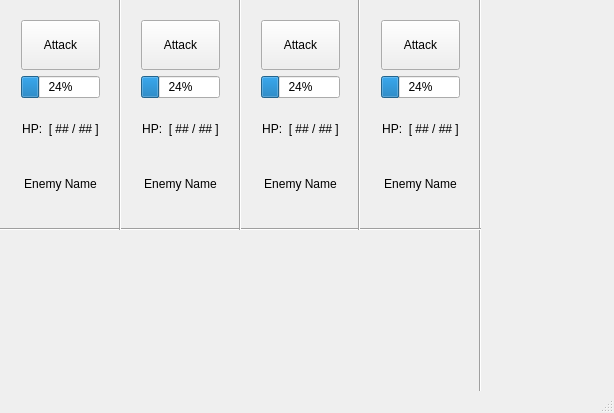
<?xml version="1.0" encoding="UTF-8"?>
<ui version="4.0">
 <class>Game_Screen</class>
 <widget class="QMainWindow" name="Game_Screen">
  <property name="geometry">
   <rect>
    <x>0</x>
    <y>0</y>
    <width>614</width>
    <height>413</height>
   </rect>
  </property>
  <property name="minimumSize">
   <size>
    <width>614</width>
    <height>413</height>
   </size>
  </property>
  <property name="maximumSize">
   <size>
    <width>614</width>
    <height>413</height>
   </size>
  </property>
  <property name="windowTitle">
   <string>Game_Screen</string>
  </property>
  <widget class="QWidget" name="centralWidget">
   <widget class="QStackedWidget" name="stackedWidget">
    <property name="geometry">
     <rect>
      <x>0</x>
      <y>-1</y>
      <width>721</width>
      <height>471</height>
     </rect>
    </property>
    <property name="currentIndex">
     <number>1</number>
    </property>
    <widget class="QWidget" name="page">
     <widget class="QPushButton" name="characterCreator_Button">
      <property name="geometry">
       <rect>
        <x>320</x>
        <y>20</y>
        <width>281</width>
        <height>61</height>
       </rect>
      </property>
      <property name="text">
       <string>Submit</string>
      </property>
     </widget>
     <widget class="QTabWidget" name="tabWidget">
      <property name="geometry">
       <rect>
        <x>10</x>
        <y>90</y>
        <width>591</width>
        <height>131</height>
       </rect>
      </property>
      <property name="currentIndex">
       <number>0</number>
      </property>
      <widget class="QWidget" name="tab_3">
       <attribute name="title">
        <string>Human</string>
       </attribute>
       <widget class="QPushButton" name="humanButton">
        <property name="geometry">
         <rect>
          <x>490</x>
          <y>10</y>
          <width>91</width>
          <height>81</height>
         </rect>
        </property>
        <property name="font">
         <font>
          <pointsize>10</pointsize>
          <weight>75</weight>
          <bold>true</bold>
         </font>
        </property>
        <property name="text">
         <string>Be a Human</string>
        </property>
       </widget>
       <widget class="QLabel" name="label">
        <property name="geometry">
         <rect>
          <x>10</x>
          <y>10</y>
          <width>471</width>
          <height>81</height>
         </rect>
        </property>
        <property name="font">
         <font>
          <pointsize>14</pointsize>
          <weight>75</weight>
          <bold>true</bold>
         </font>
        </property>
        <property name="text">
         <string>Humans are the most common race in the realm.  With no special charactaristics, they are entirely average.</string>
        </property>
        <property name="textFormat">
         <enum>Qt::RichText</enum>
        </property>
        <property name="scaledContents">
         <bool>true</bool>
        </property>
        <property name="alignment">
         <set>Qt::AlignCenter</set>
        </property>
        <property name="wordWrap">
         <bool>true</bool>
        </property>
        <property name="buddy">
         <cstring>humanButton</cstring>
        </property>
       </widget>
      </widget>
      <widget class="QWidget" name="tab_4">
       <attribute name="title">
        <string>Dwarf</string>
       </attribute>
       <widget class="QLabel" name="label_2">
        <property name="geometry">
         <rect>
          <x>10</x>
          <y>10</y>
          <width>471</width>
          <height>81</height>
         </rect>
        </property>
        <property name="font">
         <font>
          <pointsize>14</pointsize>
          <weight>75</weight>
          <bold>true</bold>
         </font>
        </property>
        <property name="text">
         <string>Dwarves are the stout, burly miners from the secluded mountains.  A hard life of smithing and mining makes them stronger than most</string>
        </property>
        <property name="textFormat">
         <enum>Qt::RichText</enum>
        </property>
        <property name="scaledContents">
         <bool>true</bool>
        </property>
        <property name="alignment">
         <set>Qt::AlignCenter</set>
        </property>
        <property name="wordWrap">
         <bool>true</bool>
        </property>
        <property name="buddy">
         <cstring>humanButton</cstring>
        </property>
       </widget>
       <widget class="QPushButton" name="dwarfButton">
        <property name="geometry">
         <rect>
          <x>490</x>
          <y>10</y>
          <width>91</width>
          <height>81</height>
         </rect>
        </property>
        <property name="font">
         <font>
          <pointsize>10</pointsize>
          <weight>75</weight>
          <bold>true</bold>
         </font>
        </property>
        <property name="text">
         <string>Be a Dwarf</string>
        </property>
       </widget>
      </widget>
      <widget class="QWidget" name="tab_5">
       <attribute name="title">
        <string>Elf</string>
       </attribute>
       <widget class="QLabel" name="label_3">
        <property name="geometry">
         <rect>
          <x>10</x>
          <y>10</y>
          <width>471</width>
          <height>81</height>
         </rect>
        </property>
        <property name="font">
         <font>
          <pointsize>14</pointsize>
          <weight>75</weight>
          <bold>true</bold>
         </font>
        </property>
        <property name="text">
         <string>Tall, lithe, and powerful, the elves of the eastern forests are generally welcoming of others, because they know they can win any conflicts</string>
        </property>
        <property name="textFormat">
         <enum>Qt::RichText</enum>
        </property>
        <property name="scaledContents">
         <bool>true</bool>
        </property>
        <property name="alignment">
         <set>Qt::AlignCenter</set>
        </property>
        <property name="wordWrap">
         <bool>true</bool>
        </property>
        <property name="buddy">
         <cstring>humanButton</cstring>
        </property>
       </widget>
       <widget class="QPushButton" name="elfButton">
        <property name="geometry">
         <rect>
          <x>490</x>
          <y>10</y>
          <width>91</width>
          <height>81</height>
         </rect>
        </property>
        <property name="font">
         <font>
          <pointsize>10</pointsize>
          <weight>75</weight>
          <bold>true</bold>
         </font>
        </property>
        <property name="text">
         <string>Be an Elf</string>
        </property>
       </widget>
      </widget>
      <widget class="QWidget" name="tab_6">
       <attribute name="title">
        <string>Tiefling</string>
       </attribute>
       <widget class="QLabel" name="label_4">
        <property name="geometry">
         <rect>
          <x>10</x>
          <y>10</y>
          <width>471</width>
          <height>81</height>
         </rect>
        </property>
        <property name="font">
         <font>
          <pointsize>14</pointsize>
          <weight>75</weight>
          <bold>true</bold>
         </font>
        </property>
        <property name="text">
         <string>Sometimes called dark elves, tieflings come from the Infernal Plane.  Although they seem somewhat threatening, they're pretty average</string>
        </property>
        <property name="textFormat">
         <enum>Qt::RichText</enum>
        </property>
        <property name="scaledContents">
         <bool>true</bool>
        </property>
        <property name="alignment">
         <set>Qt::AlignCenter</set>
        </property>
        <property name="wordWrap">
         <bool>true</bool>
        </property>
        <property name="buddy">
         <cstring>humanButton</cstring>
        </property>
       </widget>
       <widget class="QPushButton" name="tieflingButton">
        <property name="geometry">
         <rect>
          <x>490</x>
          <y>10</y>
          <width>91</width>
          <height>81</height>
         </rect>
        </property>
        <property name="font">
         <font>
          <pointsize>10</pointsize>
          <weight>75</weight>
          <bold>true</bold>
         </font>
        </property>
        <property name="text">
         <string>Be a Tiefling</string>
        </property>
       </widget>
      </widget>
      <widget class="QWidget" name="tab_7">
       <attribute name="title">
        <string>Dragonborn</string>
       </attribute>
       <widget class="QLabel" name="label_5">
        <property name="geometry">
         <rect>
          <x>10</x>
          <y>10</y>
          <width>471</width>
          <height>81</height>
         </rect>
        </property>
        <property name="font">
         <font>
          <pointsize>14</pointsize>
          <weight>75</weight>
          <bold>true</bold>
         </font>
        </property>
        <property name="text">
         <string>Sorcerors, Wizards, and Clerics.  If you encounter a dragonborn, chances are, they'll know magic.  This comes at the cost of frail bodies, however.</string>
        </property>
        <property name="textFormat">
         <enum>Qt::RichText</enum>
        </property>
        <property name="scaledContents">
         <bool>true</bool>
        </property>
        <property name="alignment">
         <set>Qt::AlignCenter</set>
        </property>
        <property name="wordWrap">
         <bool>true</bool>
        </property>
        <property name="buddy">
         <cstring>humanButton</cstring>
        </property>
       </widget>
       <widget class="QPushButton" name="dragonbornButton">
        <property name="geometry">
         <rect>
          <x>490</x>
          <y>10</y>
          <width>91</width>
          <height>81</height>
         </rect>
        </property>
        <property name="font">
         <font>
          <pointsize>10</pointsize>
          <weight>75</weight>
          <bold>true</bold>
         </font>
        </property>
        <property name="text">
         <string>Be reborn</string>
        </property>
       </widget>
      </widget>
      <widget class="QWidget" name="tab_8">
       <attribute name="title">
        <string>Gnome</string>
       </attribute>
       <widget class="QLabel" name="label_6">
        <property name="geometry">
         <rect>
          <x>10</x>
          <y>10</y>
          <width>471</width>
          <height>81</height>
         </rect>
        </property>
        <property name="font">
         <font>
          <pointsize>14</pointsize>
          <weight>75</weight>
          <bold>true</bold>
         </font>
        </property>
        <property name="text">
         <string>Gnomes are awful.  Even they know that.  Gnomes are weak, worthless, and awful.  Even they know it.  Don't be a gnome.</string>
        </property>
        <property name="textFormat">
         <enum>Qt::RichText</enum>
        </property>
        <property name="scaledContents">
         <bool>true</bool>
        </property>
        <property name="alignment">
         <set>Qt::AlignCenter</set>
        </property>
        <property name="wordWrap">
         <bool>true</bool>
        </property>
        <property name="buddy">
         <cstring>humanButton</cstring>
        </property>
       </widget>
       <widget class="QPushButton" name="gnomeButton">
        <property name="geometry">
         <rect>
          <x>490</x>
          <y>10</y>
          <width>91</width>
          <height>81</height>
         </rect>
        </property>
        <property name="font">
         <font>
          <pointsize>10</pointsize>
          <weight>75</weight>
          <bold>true</bold>
         </font>
        </property>
        <property name="text">
         <string>No, don't.</string>
        </property>
       </widget>
      </widget>
      <widget class="QWidget" name="tab_9">
       <attribute name="title">
        <string>Half Elf</string>
       </attribute>
       <widget class="QLabel" name="label_7">
        <property name="geometry">
         <rect>
          <x>10</x>
          <y>10</y>
          <width>471</width>
          <height>81</height>
         </rect>
        </property>
        <property name="font">
         <font>
          <pointsize>14</pointsize>
          <weight>75</weight>
          <bold>true</bold>
         </font>
        </property>
        <property name="text">
         <string>Born to parents of a human and an elf, they gain the lithe bodies of their elven ancestry, but are otherwise quite average.</string>
        </property>
        <property name="textFormat">
         <enum>Qt::RichText</enum>
        </property>
        <property name="scaledContents">
         <bool>true</bool>
        </property>
        <property name="alignment">
         <set>Qt::AlignCenter</set>
        </property>
        <property name="wordWrap">
         <bool>true</bool>
        </property>
        <property name="buddy">
         <cstring>humanButton</cstring>
        </property>
       </widget>
       <widget class="QPushButton" name="halfelfButton">
        <property name="geometry">
         <rect>
          <x>490</x>
          <y>10</y>
          <width>91</width>
          <height>81</height>
         </rect>
        </property>
        <property name="font">
         <font>
          <pointsize>10</pointsize>
          <weight>75</weight>
          <bold>true</bold>
         </font>
        </property>
        <property name="text">
         <string>Be a half-elf</string>
        </property>
       </widget>
      </widget>
      <widget class="QWidget" name="tab_10">
       <attribute name="title">
        <string>Half Orc</string>
       </attribute>
       <widget class="QLabel" name="label_8">
        <property name="geometry">
         <rect>
          <x>10</x>
          <y>10</y>
          <width>471</width>
          <height>81</height>
         </rect>
        </property>
        <property name="font">
         <font>
          <pointsize>14</pointsize>
          <weight>75</weight>
          <bold>true</bold>
         </font>
        </property>
        <property name="text">
         <string>Born in villages a few months after orc raids, Half-orcs are usually hated by their villages, so many venture out into the world</string>
        </property>
        <property name="textFormat">
         <enum>Qt::RichText</enum>
        </property>
        <property name="scaledContents">
         <bool>true</bool>
        </property>
        <property name="alignment">
         <set>Qt::AlignCenter</set>
        </property>
        <property name="wordWrap">
         <bool>true</bool>
        </property>
        <property name="buddy">
         <cstring>humanButton</cstring>
        </property>
       </widget>
       <widget class="QPushButton" name="halforcButton">
        <property name="geometry">
         <rect>
          <x>490</x>
          <y>10</y>
          <width>91</width>
          <height>81</height>
         </rect>
        </property>
        <property name="font">
         <font>
          <pointsize>10</pointsize>
          <weight>75</weight>
          <bold>true</bold>
         </font>
        </property>
        <property name="text">
         <string>Be a Half-Orc</string>
        </property>
       </widget>
      </widget>
      <widget class="QWidget" name="tab_11">
       <attribute name="title">
        <string>Kobold</string>
       </attribute>
       <widget class="QLabel" name="label_9">
        <property name="geometry">
         <rect>
          <x>10</x>
          <y>10</y>
          <width>471</width>
          <height>81</height>
         </rect>
        </property>
        <property name="font">
         <font>
          <pointsize>14</pointsize>
          <weight>75</weight>
          <bold>true</bold>
         </font>
        </property>
        <property name="text">
         <string>Why would you want to be a kobold?  Stupid, short, and serpentine, at least ... nope, can't think of anything.</string>
        </property>
        <property name="textFormat">
         <enum>Qt::RichText</enum>
        </property>
        <property name="scaledContents">
         <bool>true</bool>
        </property>
        <property name="alignment">
         <set>Qt::AlignCenter</set>
        </property>
        <property name="wordWrap">
         <bool>true</bool>
        </property>
        <property name="buddy">
         <cstring>humanButton</cstring>
        </property>
       </widget>
       <widget class="QPushButton" name="koboldButton">
        <property name="geometry">
         <rect>
          <x>490</x>
          <y>10</y>
          <width>91</width>
          <height>81</height>
         </rect>
        </property>
        <property name="font">
         <font>
          <pointsize>10</pointsize>
          <weight>75</weight>
          <bold>true</bold>
         </font>
        </property>
        <property name="text">
         <string>Be a kobold</string>
        </property>
       </widget>
      </widget>
     </widget>
     <widget class="QWidget" name="">
      <property name="geometry">
       <rect>
        <x>10</x>
        <y>20</y>
        <width>304</width>
        <height>61</height>
       </rect>
      </property>
      <layout class="QFormLayout" name="formLayout">
       <item row="0" column="0">
        <widget class="QLabel" name="nameLabel">
         <property name="text">
          <string>Name</string>
         </property>
         <property name="buddy">
          <cstring>nameEditor</cstring>
         </property>
        </widget>
       </item>
       <item row="0" column="1">
        <widget class="QTextEdit" name="nameEditor"/>
       </item>
       <item row="1" column="0">
        <widget class="QLabel" name="weaponLabel">
         <property name="text">
          <string>Weapon</string>
         </property>
         <property name="buddy">
          <cstring>weaponEditor</cstring>
         </property>
        </widget>
       </item>
       <item row="1" column="1">
        <widget class="QTextEdit" name="weaponEditor"/>
       </item>
      </layout>
     </widget>
    </widget>
    <widget class="QWidget" name="page_2">
     <widget class="Line" name="line">
      <property name="geometry">
       <rect>
        <x>450</x>
        <y>0</y>
        <width>61</width>
        <height>511</height>
       </rect>
      </property>
      <property name="orientation">
       <enum>Qt::Vertical</enum>
      </property>
     </widget>
     <widget class="Line" name="line_2">
      <property name="geometry">
       <rect>
        <x>0</x>
        <y>220</y>
        <width>481</width>
        <height>20</height>
       </rect>
      </property>
      <property name="orientation">
       <enum>Qt::Horizontal</enum>
      </property>
     </widget>
     <widget class="QWidget" name="layoutWidget">
      <property name="geometry">
       <rect>
        <x>130</x>
        <y>10</y>
        <width>101</width>
        <height>211</height>
       </rect>
      </property>
      <layout class="QVBoxLayout" name="verticalLayout_2">
       <item>
        <widget class="QPushButton" name="pushButton_2">
         <property name="sizePolicy">
          <sizepolicy hsizetype="Minimum" vsizetype="Preferred">
           <horstretch>0</horstretch>
           <verstretch>0</verstretch>
          </sizepolicy>
         </property>
         <property name="text">
          <string>Attack</string>
         </property>
        </widget>
       </item>
       <item>
        <widget class="QProgressBar" name="progressBar_2">
         <property name="value">
          <number>24</number>
         </property>
        </widget>
       </item>
       <item>
        <widget class="QLabel" name="label_12">
         <property name="text">
          <string>HP:  [ ## / ## ]</string>
         </property>
         <property name="alignment">
          <set>Qt::AlignCenter</set>
         </property>
         <property name="buddy">
          <cstring>pushButton</cstring>
         </property>
        </widget>
       </item>
       <item>
        <widget class="QLabel" name="label_13">
         <property name="sizePolicy">
          <sizepolicy hsizetype="Preferred" vsizetype="Minimum">
           <horstretch>0</horstretch>
           <verstretch>0</verstretch>
          </sizepolicy>
         </property>
         <property name="text">
          <string>Enemy Name</string>
         </property>
         <property name="alignment">
          <set>Qt::AlignCenter</set>
         </property>
         <property name="buddy">
          <cstring>pushButton</cstring>
         </property>
        </widget>
       </item>
      </layout>
     </widget>
     <widget class="QWidget" name="layoutWidget_2">
      <property name="geometry">
       <rect>
        <x>250</x>
        <y>10</y>
        <width>101</width>
        <height>211</height>
       </rect>
      </property>
      <layout class="QVBoxLayout" name="verticalLayout_3">
       <item>
        <widget class="QPushButton" name="pushButton_3">
         <property name="sizePolicy">
          <sizepolicy hsizetype="Minimum" vsizetype="Preferred">
           <horstretch>0</horstretch>
           <verstretch>0</verstretch>
          </sizepolicy>
         </property>
         <property name="text">
          <string>Attack</string>
         </property>
        </widget>
       </item>
       <item>
        <widget class="QProgressBar" name="progressBar_3">
         <property name="value">
          <number>24</number>
         </property>
        </widget>
       </item>
       <item>
        <widget class="QLabel" name="label_14">
         <property name="text">
          <string>HP:  [ ## / ## ]</string>
         </property>
         <property name="alignment">
          <set>Qt::AlignCenter</set>
         </property>
         <property name="buddy">
          <cstring>pushButton</cstring>
         </property>
        </widget>
       </item>
       <item>
        <widget class="QLabel" name="label_15">
         <property name="sizePolicy">
          <sizepolicy hsizetype="Preferred" vsizetype="Minimum">
           <horstretch>0</horstretch>
           <verstretch>0</verstretch>
          </sizepolicy>
         </property>
         <property name="text">
          <string>Enemy Name</string>
         </property>
         <property name="alignment">
          <set>Qt::AlignCenter</set>
         </property>
         <property name="buddy">
          <cstring>pushButton</cstring>
         </property>
        </widget>
       </item>
      </layout>
     </widget>
     <widget class="QWidget" name="layoutWidget_3">
      <property name="geometry">
       <rect>
        <x>370</x>
        <y>10</y>
        <width>101</width>
        <height>211</height>
       </rect>
      </property>
      <layout class="QVBoxLayout" name="verticalLayout_4">
       <item>
        <widget class="QPushButton" name="pushButton_4">
         <property name="sizePolicy">
          <sizepolicy hsizetype="Minimum" vsizetype="Preferred">
           <horstretch>0</horstretch>
           <verstretch>0</verstretch>
          </sizepolicy>
         </property>
         <property name="text">
          <string>Attack</string>
         </property>
        </widget>
       </item>
       <item>
        <widget class="QProgressBar" name="progressBar_4">
         <property name="value">
          <number>24</number>
         </property>
        </widget>
       </item>
       <item>
        <widget class="QLabel" name="label_16">
         <property name="text">
          <string>HP:  [ ## / ## ]</string>
         </property>
         <property name="alignment">
          <set>Qt::AlignCenter</set>
         </property>
         <property name="buddy">
          <cstring>pushButton</cstring>
         </property>
        </widget>
       </item>
       <item>
        <widget class="QLabel" name="label_17">
         <property name="sizePolicy">
          <sizepolicy hsizetype="Preferred" vsizetype="Minimum">
           <horstretch>0</horstretch>
           <verstretch>0</verstretch>
          </sizepolicy>
         </property>
         <property name="text">
          <string>Enemy Name</string>
         </property>
         <property name="alignment">
          <set>Qt::AlignCenter</set>
         </property>
         <property name="buddy">
          <cstring>pushButton</cstring>
         </property>
        </widget>
       </item>
      </layout>
     </widget>
     <widget class="Line" name="line_3">
      <property name="geometry">
       <rect>
        <x>339</x>
        <y>0</y>
        <width>41</width>
        <height>231</height>
       </rect>
      </property>
      <property name="orientation">
       <enum>Qt::Vertical</enum>
      </property>
     </widget>
     <widget class="Line" name="line_4">
      <property name="geometry">
       <rect>
        <x>220</x>
        <y>0</y>
        <width>41</width>
        <height>231</height>
       </rect>
      </property>
      <property name="orientation">
       <enum>Qt::Vertical</enum>
      </property>
     </widget>
     <widget class="Line" name="line_5">
      <property name="geometry">
       <rect>
        <x>100</x>
        <y>0</y>
        <width>41</width>
        <height>231</height>
       </rect>
      </property>
      <property name="orientation">
       <enum>Qt::Vertical</enum>
      </property>
     </widget>
     <widget class="QWidget" name="">
      <property name="geometry">
       <rect>
        <x>10</x>
        <y>10</y>
        <width>101</width>
        <height>211</height>
       </rect>
      </property>
      <layout class="QVBoxLayout" name="verticalLayout">
       <item>
        <widget class="QPushButton" name="pushButton">
         <property name="sizePolicy">
          <sizepolicy hsizetype="Minimum" vsizetype="Preferred">
           <horstretch>0</horstretch>
           <verstretch>0</verstretch>
          </sizepolicy>
         </property>
         <property name="text">
          <string>Attack</string>
         </property>
        </widget>
       </item>
       <item>
        <widget class="QProgressBar" name="progressBar">
         <property name="value">
          <number>24</number>
         </property>
        </widget>
       </item>
       <item>
        <widget class="QLabel" name="label_11">
         <property name="text">
          <string>HP:  [ ## / ## ]</string>
         </property>
         <property name="alignment">
          <set>Qt::AlignCenter</set>
         </property>
         <property name="buddy">
          <cstring>pushButton</cstring>
         </property>
        </widget>
       </item>
       <item>
        <widget class="QLabel" name="label_10">
         <property name="sizePolicy">
          <sizepolicy hsizetype="Preferred" vsizetype="Minimum">
           <horstretch>0</horstretch>
           <verstretch>0</verstretch>
          </sizepolicy>
         </property>
         <property name="text">
          <string>Enemy Name</string>
         </property>
         <property name="alignment">
          <set>Qt::AlignCenter</set>
         </property>
         <property name="buddy">
          <cstring>pushButton</cstring>
         </property>
        </widget>
       </item>
      </layout>
     </widget>
    </widget>
   </widget>
  </widget>
  <widget class="QStatusBar" name="statusBar"/>
 </widget>
 <layoutdefault spacing="6" margin="11"/>
 <resources/>
 <connections/>
</ui>
